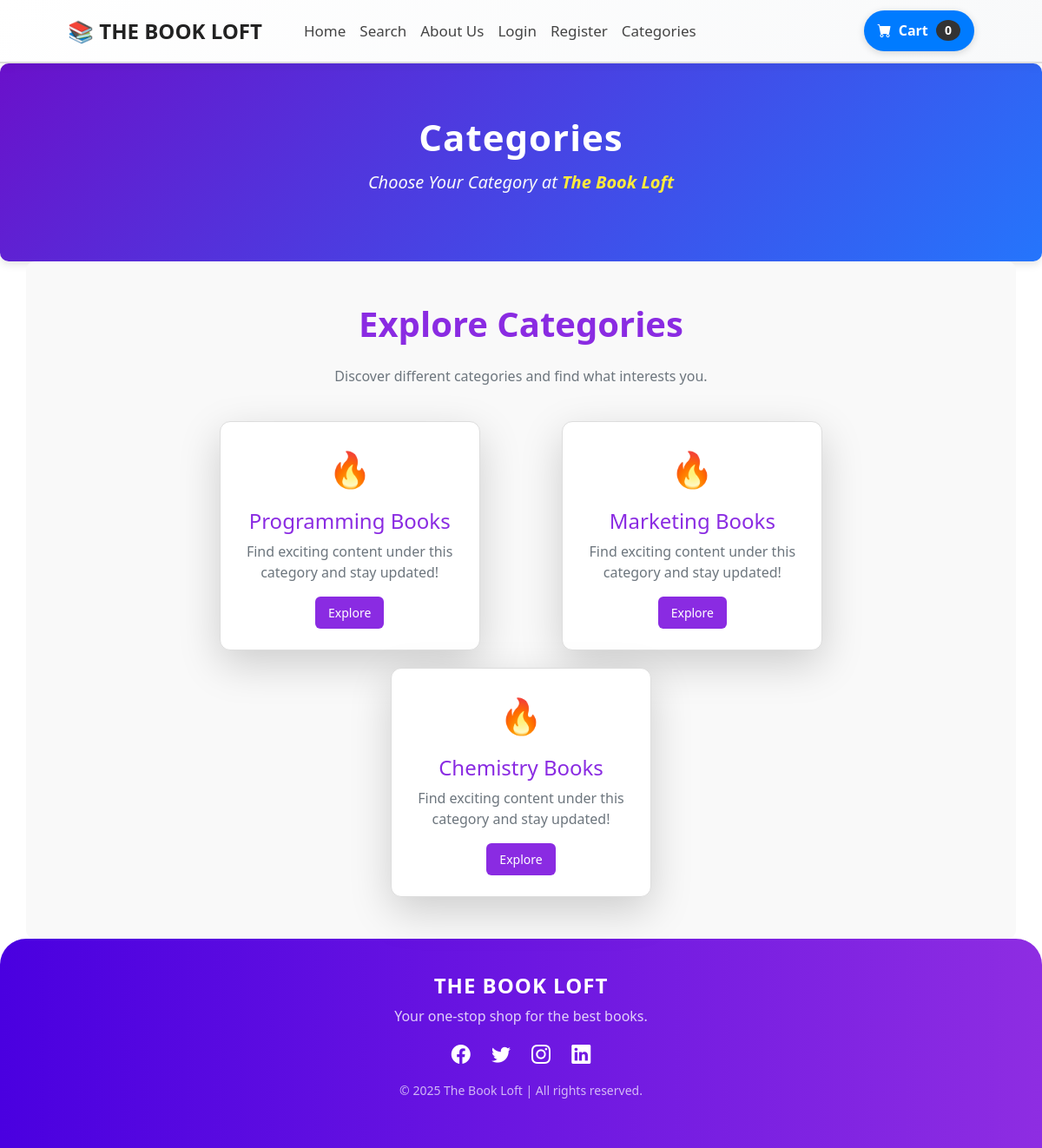
The app's page /category_summary/ with its own data.
### store/models.py (models this page shows)
class Category(models.Model):
        name = models.CharField(max_length=50)
        def __str__(self):
            return self.name
        class Meta:
              verbose_name_plural = 'categories'

### store/views.py (the view)
# urls.py: path('category_summary/', views.category_summary, name='category_summary'),
def category_summary(request):
    categories = Category.objects.all()
    return render(request, 'category_summary.html', {"categories":categories})

### cart/cart.py (called while the page is built)
    def __len__(self):
        return len(self.cart)

### cart/context_processors.py (called while the page is built)
def cart(request):
    return {'cart': Cart(request)}

### store/templates/category_summary.html (shortened to what this page needs)
{% extends 'base.html' %}
{% block content %}
 <header class="about-header">
    <div class="container text-center">
        <h1 class="about-title">Categories</h1>
        <p class="about-subtitle">Choose Your Category at <span>The Book Loft</span></p>
    </div>
</header>
<div class="container about-container py-5">
    <div class="row justify-content-center">
        <div class="col-lg-10 text-center">
            <h1 class="mb-4 text-purple fw-bold">Explore Categories</h1>
            <p class="text-muted">Discover different categories and find what interests you.</p>
        </div>
    </div>
    <div class="row justify-content-center mt-4">
        {% for category in categories %}
        <div class="col-md-6 col-lg-4 d-flex justify-content-center">
            <div class="category-card shadow-lg p-4 text-center">
                <div class="category-icon">
                    🔥
                </div>
                <h4 class="mt-3 text-purple">{{ category }}</h4>
                <p class="text-muted">Find exciting content under this category and stay updated!</p>
                <a href="{% url 'category' category %}" class="btn purple-btn">Explore</a>
            </div>
        </div>
        {% endfor %}
    </div>
</div>
{% endblock %}

### store/templates/category_summary.html (style rules this page uses)
.about-header { background: linear-gradient(135deg, #6a11cb, #2575fc); padding: 60px 0; text-align: center; border-radius: 10px; box-shadow: 0px 4px 10px rgba(0, 0, 0, 0.1); animation: fadeIn 1.2s ease-in-out; }
.about-title { font-size: 42px; font-weight: 700; color: #fff; margin-bottom: 12px; letter-spacing: 1px; animation: slideDown 1s ease-in-out; }
.about-subtitle { font-size: 20px; font-weight: 400; color: #f8f9fa; font-style: italic; animation: fadeIn 1.5s ease-in-out 0.5s forwards; }
.about-subtitle span { font-weight: 600; color: #ffeb3b; }
.about-container { background-color: #f9f9f9; border-radius: 10px; padding: 40px 20px; }
.row.justify-content-center { display: flex; flex-wrap: wrap; gap: 20px; }
.col-md-6.col-lg-4 { display: flex; justify-content: center; }
.category-card { background: white; border-radius: 12px; padding: 20px; transition: transform 0.3s ease-in-out, box-shadow 0.3s ease-in-out; border: 1px solid #ddd; width: 100%; max-width: 300px; }
.category-icon { font-size: 40px; }
.purple-btn { display: inline-block; background-color: #8a2be2; color: white; font-size: 14px; padding: 8px 15px; border-radius: 6px; transition: 0.3s ease-in-out; border: none; text-decoration: none; }
.text-purple { color: #8a2be2; }

### records on screen
Category: name "Programming Books"
Category: name "Marketing Books"
Category: name "Chemistry Books"

### other values on screen
{{ cart|length }} "0"
